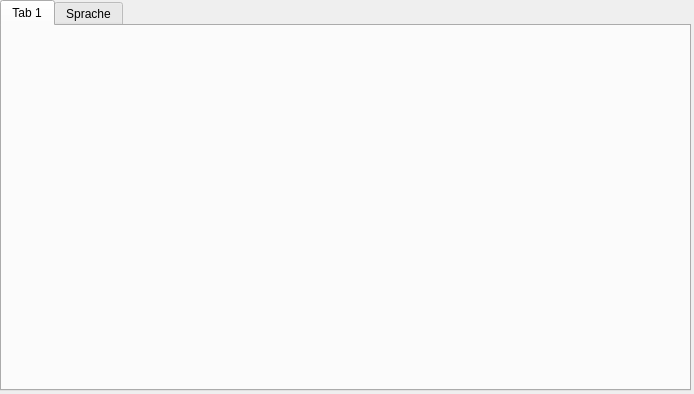
<?xml version="1.0" encoding="UTF-8"?>
<ui version="4.0">
 <class>Option</class>
 <widget class="QDialog" name="Option">
  <property name="geometry">
   <rect>
    <x>0</x>
    <y>0</y>
    <width>694</width>
    <height>394</height>
   </rect>
  </property>
  <property name="windowTitle">
   <string>Dialog</string>
  </property>
  <widget class="QTabWidget" name="tabWidget">
   <property name="geometry">
    <rect>
     <x>0</x>
     <y>0</y>
     <width>691</width>
     <height>391</height>
    </rect>
   </property>
   <property name="currentIndex">
    <number>0</number>
   </property>
   <widget class="QWidget" name="tab">
    <attribute name="title">
     <string>Tab 1</string>
    </attribute>
   </widget>
   <widget class="QWidget" name="tab_2">
    <attribute name="title">
     <string>Sprache</string>
    </attribute>
    <widget class="QWidget" name="layoutWidget">
     <property name="geometry">
      <rect>
       <x>420</x>
       <y>20</y>
       <width>264</width>
       <height>139</height>
      </rect>
     </property>
     <layout class="QVBoxLayout" name="verticalLayout_3">
      <item>
       <layout class="QVBoxLayout" name="verticalLayout_2">
        <item>
         <widget class="QLabel" name="label">
          <property name="minimumSize">
           <size>
            <width>260</width>
            <height>25</height>
           </size>
          </property>
          <property name="maximumSize">
           <size>
            <width>260</width>
            <height>25</height>
           </size>
          </property>
          <property name="text">
           <string>Wähle die Sprache für die Anwendung</string>
          </property>
         </widget>
        </item>
        <item>
         <widget class="QLabel" name="label_2">
          <property name="minimumSize">
           <size>
            <width>260</width>
            <height>25</height>
           </size>
          </property>
          <property name="maximumSize">
           <size>
            <width>260</width>
            <height>25</height>
           </size>
          </property>
          <property name="text">
           <string>Select the language for the application</string>
          </property>
         </widget>
        </item>
       </layout>
      </item>
      <item>
       <layout class="QVBoxLayout" name="verticalLayout">
        <item>
         <widget class="QComboBox" name="comboBox_sprache">
          <property name="minimumSize">
           <size>
            <width>260</width>
            <height>31</height>
           </size>
          </property>
          <property name="maximumSize">
           <size>
            <width>260</width>
            <height>31</height>
           </size>
          </property>
          <property name="sizeIncrement">
           <size>
            <width>254</width>
            <height>31</height>
           </size>
          </property>
          <property name="baseSize">
           <size>
            <width>3</width>
            <height>31</height>
           </size>
          </property>
          <item>
           <property name="text">
            <string>Deutsch/German</string>
           </property>
          </item>
          <item>
           <property name="text">
            <string>Englisch/English</string>
           </property>
          </item>
          <item>
           <property name="text">
            <string>Russisch/Russia</string>
           </property>
          </item>
          <item>
           <property name="text">
            <string>Franzoesisch/French</string>
           </property>
          </item>
         </widget>
        </item>
        <item>
         <widget class="QPushButton" name="pushButton_sprache_speichern">
          <property name="minimumSize">
           <size>
            <width>260</width>
            <height>31</height>
           </size>
          </property>
          <property name="maximumSize">
           <size>
            <width>260</width>
            <height>31</height>
           </size>
          </property>
          <property name="text">
           <string>Sprache verwenden / accept</string>
          </property>
         </widget>
        </item>
       </layout>
      </item>
     </layout>
    </widget>
   </widget>
  </widget>
 </widget>
 <resources/>
 <connections/>
</ui>
